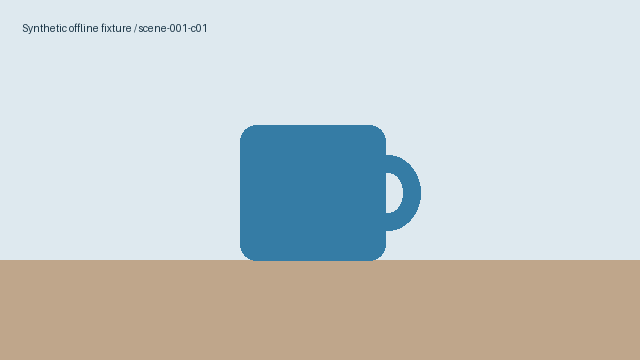
#> input picture pipelines/image-story/examples/offline/images/scene-001-c01.png, 640 x 360 px
$ python -i apply_watermark.py   (imports and definitions only)
#> lines starting #> are read from the running program, lines starting #| are printed output that depends on the picture; after the words box and inside, x2 and y2 are one past the last pixel; in counts of white or black regions, pixels touching at a corner belong together
#!/usr/bin/env python3
"""
scripts/apply_watermark.py

Hides the generator's AI watermark on vertical Shorts (and standard videos),
either by covering it with a stylized circular channel badge, or by erasing it
with a radially-feathered blur that leaves no visible patch.

Usage:
  # cover it with a channel badge
  python3 scripts/apply_watermark.py -i in.mp4 -o out.mp4 --image logo.png

  # erase it with a feathered blur instead
  python3 scripts/apply_watermark.py -i in.mp4 -o out.mp4 --mode blur

  # badge, and blur underneath if the badge does not fully cover the mark
  python3 scripts/apply_watermark.py -i in.mp4 -o out.mp4 --image logo.png --mode auto

Only treat part of the timeline (e.g. the generated clips, not a rendered end
card that never had a watermark) with --start / --end.
"""

from __future__ import annotations

import argparse
import math
import subprocess
import sys
import tempfile
from dataclasses import dataclass, field
from pathlib import Path

from PIL import Image, ImageDraw, ImageFilter, ImageOps


# --- Watermark geometry -----------------------------------------------------
#
# Measured, not guessed. Method: extract 60 frames each from two unrelated
# scenes, average each clip temporally, high-pass each mean (mean minus its own
# sigma-8 blur), then multiply the two high-pass maps together. Moving and
# scene-specific structure cancels; the only bright structure common to both
# scenes is the watermark itself. That isolates a four-pointed sparkle whose
# bounding box is stable across thresholds from 15% to 30% of peak:
#
#   48 x 48 px centred at (600, 1160) in a 720x1280 frame
#
# A radial profile of the isolated mark shows its amplitude falling into the
# background noise floor by r = 24 px, so it has no faint tail to chase: a
# rect of the bounding box plus a small margin covers the mark completely.
WATERMARK_CENTER_REL = (600 / 720, 1160 / 1280)
WATERMARK_SIZE_REL = 48 / 720

# Derived defaults, all expressed as multiples of the mark's own size so they
# scale with the frame rather than being pinned to 720x1280.
#
# The footprint is deliberately small. Whatever removes the mark also destroys
# whatever texture was under it, so the treated area is kept barely wider than
# the mark: on a patterned surface an over-wide blur reads as a smudge long
# before it reads as "nothing happened". The ramp width is tied to sigma, not
# to the radius, because that is what actually decides whether a blur's edge
# is visible -- a weak blur needs only a few pixels to disappear into.
DELOGO_MARGIN_FRAC = 0.04  # grow the removal rect past the mark's bounding box
MARK_RADIUS_FRAC = 0.55  # the mark's own measured radius, as a fraction of side
SIGMA_FRAC_WITH_DELOGO = 0.058  # blur only has to hide delogo's seam
SIGMA_FRAC_BLUR_ONLY = 0.35  # blur alone has to dissolve the mark itself
FEATHER_PER_SIGMA = 1.5  # ramp width relative to the strongest sigma
FEATHER_MIN = 6.0  # ...but never shorter than this
FEATHER_SPAN = 1.2  # outer radius = core radius + feather * this
PATCH_PAD = 6  # keep the mask ramp clear of the crop edge


class WatermarkError(RuntimeError):
    """Raised when the watermark treatment cannot be built or applied."""


# --- Badge ------------------------------------------------------------------


def make_circular_badge(
    image_path: Path,
    diameter: int = 80,
    border_width: int = 3,
    border_color: tuple[int, int, int, int] = (255, 255, 255, 220),
    shadow_offset: tuple[int, int] = (2, 4),
    shadow_blur: int = 4,
    shadow_color: tuple[int, int, int, int] = (0, 0, 0, 140),
) -> Image.Image:
#> called with diameter = 80, border_width = 3, border_color = (255, 255, 255, 220), shadow_offset = (2, 4), shadow_blur = 4, shadow_color = (0, 0, 0, 140)
    scale = 4
    high_res_dia = diameter * scale
    high_border = border_width * scale

    src = Image.open(image_path).convert("RGBA")
    fitted = ImageOps.fit(src, (high_res_dia, high_res_dia), method=Image.Resampling.LANCZOS)
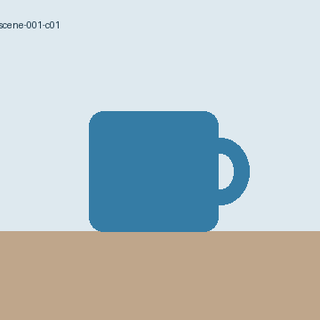
#> fitted: PIL image 320x320 RGBA; mean R, G, B, A 185.6, 196.4, 199, 255

    mask = Image.new("L", (high_res_dia, high_res_dia), 0)
#> mask: PIL image 320x320 L; every value is 0
    draw_mask = ImageDraw.Draw(mask)
    draw_mask.ellipse((0, 0, high_res_dia - 1, high_res_dia - 1), fill=255)

    circle_img = Image.new("RGBA", (high_res_dia, high_res_dia), (0, 0, 0, 0))
#> circle_img: PIL image 320x320 RGBA; every value is 0
    circle_img.paste(fitted, (0, 0), mask)

    if high_border > 0:
        border_img = Image.new("RGBA", (high_res_dia, high_res_dia), (0, 0, 0, 0))
        draw_border = ImageDraw.Draw(border_img)
        draw_border.ellipse(
            (
                high_border // 2,
                high_border // 2,
                high_res_dia - 1 - high_border // 2,
                high_res_dia - 1 - high_border // 2,
            ),
            outline=border_color,
            width=high_border,
        )
        circle_img = Image.alpha_composite(circle_img, border_img)

    badge = circle_img.resize((diameter, diameter), resample=Image.Resampling.LANCZOS)
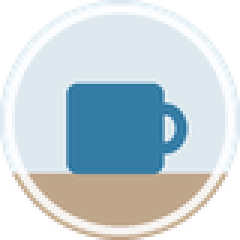
#> badge: PIL image 80x80 RGBA (shown 3 times larger); mean R, G, B, A 155.7, 167.9, 172.6, 200.2; transparent parts drawn white

    pad = (shadow_blur * 2) + max(abs(shadow_offset[0]), abs(shadow_offset[1])) + 4
    canvas_w = diameter + pad * 2
    canvas_h = diameter + pad * 2

    canvas = Image.new("RGBA", (canvas_w, canvas_h), (0, 0, 0, 0))
#> canvas: PIL image 112x112 RGBA; every value is 0

    shadow_mask = Image.new("L", (diameter, diameter), 0)
#> shadow_mask: PIL image 80x80 L; every value is 0
    ImageDraw.Draw(shadow_mask).ellipse((0, 0, diameter - 1, diameter - 1), fill=shadow_color[3])
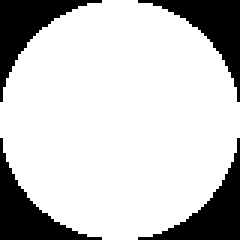
#> shadow_mask: PIL image 80x80 L (shown 3 times larger); values 0 (black) and 140 (white), 78.4% white; 4 black regions, box (x1, y1, x2, y2) and area: (0, 0, 34, 34) 346, (46, 0, 80, 34) 346, (0, 46, 34, 80) 346, (46, 46, 80, 80) 346

    shadow_layer = Image.new("RGBA", (diameter, diameter), shadow_color[:3] + (0,))
#> shadow_layer: PIL image 80x80 RGBA; every value is 0
    shadow_layer.putalpha(shadow_mask)
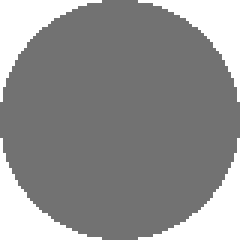
#> shadow_layer: PIL image 80x80 RGBA (shown 3 times larger); mean R, G, B, A 0, 0, 0, 109.7; transparent parts drawn white

    shadow_full = Image.new("RGBA", (canvas_w, canvas_h), (0, 0, 0, 0))
    shadow_x = pad + shadow_offset[0]
    shadow_y = pad + shadow_offset[1]
    shadow_full.paste(shadow_layer, (shadow_x, shadow_y))
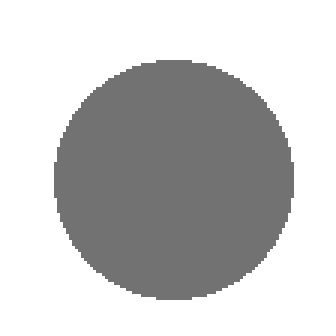
#> shadow_full: PIL image 112x112 RGBA (shown 3 times larger); mean R, G, B, A 0, 0, 0, 56; transparent parts drawn white
    shadow_blurred = shadow_full.filter(ImageFilter.GaussianBlur(radius=shadow_blur))
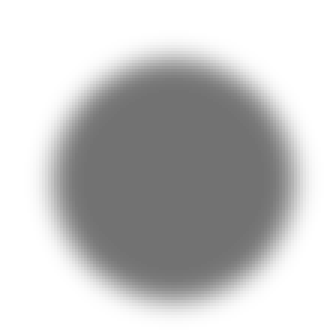
#> shadow_blurred: PIL image 112x112 RGBA (shown 3 times larger); mean R, G, B, A 0, 0, 0, 56; transparent parts drawn white

    canvas = Image.alpha_composite(canvas, shadow_blurred)
    canvas.paste(badge, (pad, pad), badge)
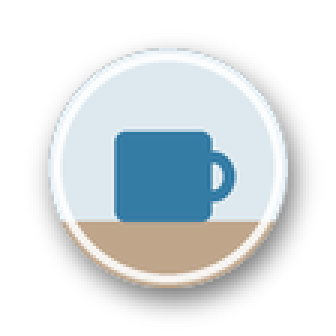
#> canvas: PIL image 112x112 RGBA (shown 3 times larger); mean R, G, B, A 74.2, 80.5, 83.1, 107; transparent parts drawn white

    canvas.info["badge_offset"] = (pad, pad)
    return canvas


# --- Probing ----------------------------------------------------------------


# [81 lines left out: functions get_video_dimensions, ffmpeg_has_filter, watermark_box, calculate_watermark_coords, badge_covers_watermark, not called in this run]


# --- Feathered blur ---------------------------------------------------------


@dataclass
class BlurLevel:
    sigma: float
    radius: float
    feather: float


@dataclass
class BlurPlan:
    """A radially-graded blur that erases the mark without showing a patch.

    The naive approach — blur a region and alpha-blend it over the sharp frame
    — ghosts wherever alpha is partial, because a blurred and a sharp copy of
    the same edge are being cross-faded. Instead this stacks several blur
    levels: widest radius with the weakest sigma first, then progressively
    narrower and stronger on top, every layer's mask feathered with a
    smoothstep. Each blend is then between two *blurs* of the same content, so
    the effective sigma decays smoothly from `sigma_max` at the mark to exactly
    zero at the outer radius, and no boundary is ever crossed abruptly.
    """

    patch: tuple[int, int, int, int]  # x, y, w, h of the worked region
    center: tuple[float, float]  # mark centre, patch-local
    levels: list[BlurLevel]
    delogo: tuple[int, int, int, int] | None  # x, y, w, h
    grain: float
    grain_radius: float
    grain_feather: float
    notes: list[str] = field(default_factory=list)


# [442 lines left out: functions plan_blur, _alpha_expr, _enable_suffix, build_blur_chains, build_debug_chain, apply_watermark and 1 more, not called in this run]


# [2 lines not run here, left out]

>>> result = make_circular_badge('../../image-story/examples/offline/images/scene-001-c01.png')
